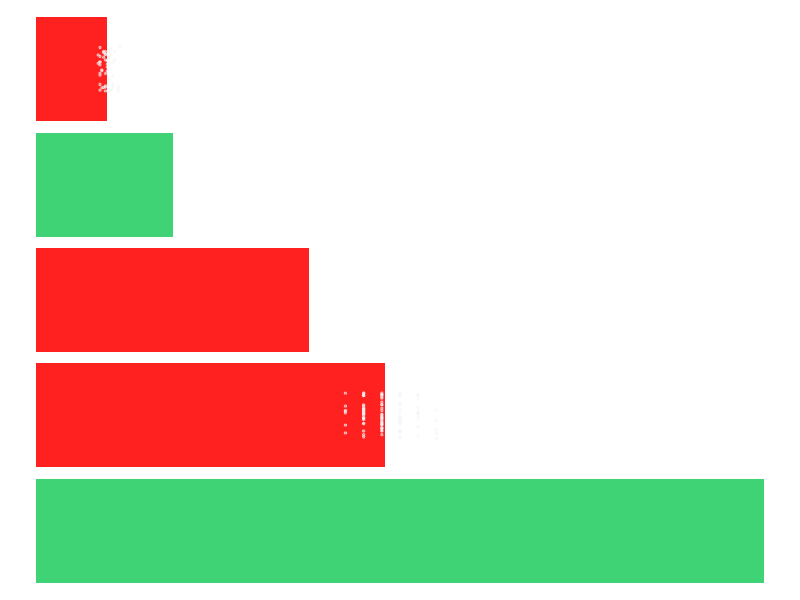

Recreate this plot in R.
library(ggplot2)
library(here)


tests <- read.csv('rpilot_latency.csv')
tests <- data.frame(lags=tests[1:51, "latency"])
tests$systems <- 'rpilot'

bpod <- read.csv('bpod_latency.csv')
bpod <- data.frame(lags=bpod[1:100,"latency"])
bpod$systems <- 'bpod (observed)'

tests <- rbind(tests, bpod)

mean_lag <- mean(tests[tests$systems=="rpilot",]$lags)
bpod_lag <- mean(tests[tests$systems=="bpod (observed)",]$lags)
system_names <- c("rpilot", "bpod (claimed)", "pyControl", "bpod (observed)", "psychopy")
mean_lags <- data.frame(systems = ordered(system_names, levels=rev(system_names)),
                        lags = c(mean_lag, 7.5, 15, bpod_lag, 40))

g.lags <- ggplot(mean_lags, aes(x=systems, y=lags))+
  geom_bar(aes(x=systems, y=lags),
           fill=c("#ff2020", "#40d375", "#ff2020","#ff2020","#40d375"),
           stat="identity")+
  geom_point(data=tests,
             position=position_jitter(height=0,width=0.2),
             alpha=0.5,
             color="#f5f5f5",
             size=0.5)+
  coord_flip()+
  theme_void()

ggsave('./assets/lags_render.pdf', plot=g.lags, width=8, height=3, units="in", useDingbats=FALSE)
